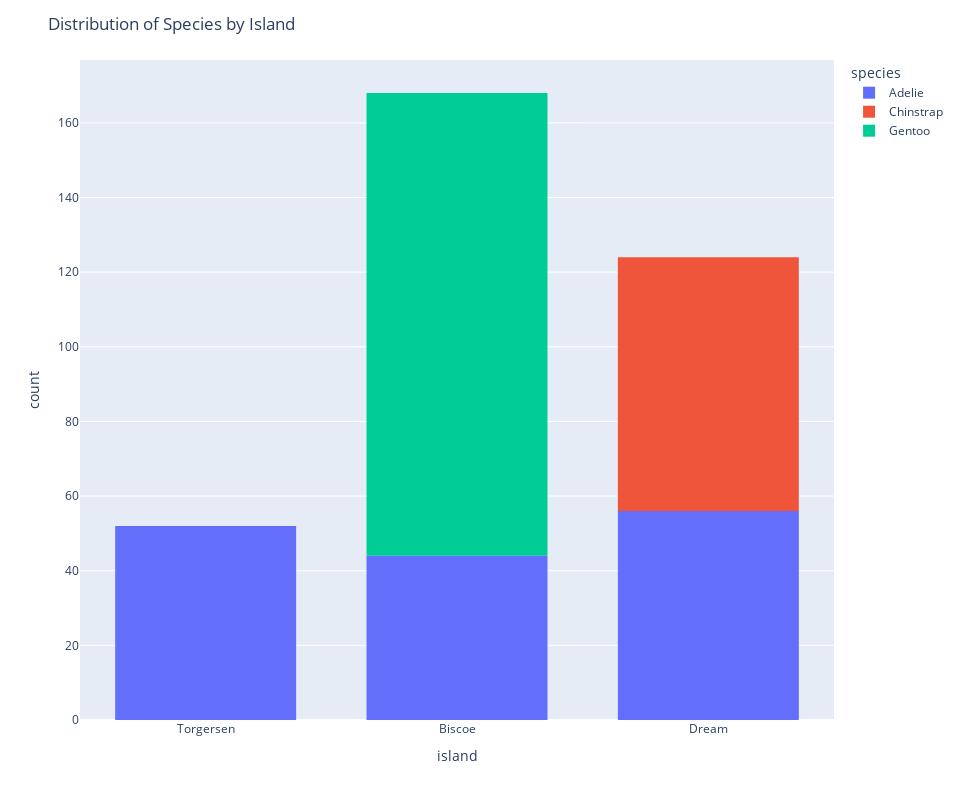

The code cell stored with this chart in its notebook:
### Markdown cell above
Let's display the distribution of species by island.

### Code cell
fig = px.histogram(penguins, x="island", color="species", nbins=50)

fig.update_layout(
    height=800, 
    width=960, 
    title_text="Distribution of Species by Island",
    xaxis_title_text='island',
    yaxis_title_text='count',
    bargap=0.2,
    bargroupgap=0.1
)

fig.show()

### Figure 1 — Plotly figure (JSON) as saved in the notebook; plotly's stock layout.template omitted (floating-point values rounded to 4 significant figures; data arrays with more than 128 entries replaced by an {"elided": "..."} marker saying what was removed)
{"data": [{"alignmentgroup": "True", "bingroup": "x", "hovertemplate": "species=Adelie<br>island=%{x}<br>count=%{y}<extra></extra>", "legendgroup": "Adelie", "marker": {"color": "#636efa", "pattern": {"shape": ""}}, "name": "Adelie", "nbinsx": 50, "offsetgroup": "Adelie", "orientation": "v", "showlegend": true, "type": "histogram", "x": {"elided": "152 str values"}, "xaxis": "x", "yaxis": "y"}, {"alignmentgroup": "True", "bingroup": "x", "hovertemplate": "species=Chinstrap<br>island=%{x}<br>count=%{y}<extra></extra>", "legendgroup": "Chinstrap", "marker": {"color": "#EF553B", "pattern": {"shape": ""}}, "name": "Chinstrap", "nbinsx": 50, "offsetgroup": "Chinstrap", "orientation": "v", "showlegend": true, "type": "histogram", "x": ["Dream", "Dream", "Dream", "Dream", "Dream", "Dream", "Dream", "Dream", "Dream", "Dream", "Dream", "Dream", "Dream", "Dream", "Dream", "Dream", "Dream", "Dream", "Dream", "Dream", "Dream", "Dream", "Dream", "Dream", "Dream", "Dream", "Dream", "Dream", "Dream", "Dream", "Dream", "Dream", "Dream", "Dream", "Dream", "Dream", "Dream", "Dream", "Dream", "Dream", "Dream", "Dream", "Dream", "Dream", "Dream", "Dream", "Dream", "Dream", "Dream", "Dream", "Dream", "Dream", "Dream", "Dream", "Dream", "Dream", "Dream", "Dream", "Dream", "Dream", "Dream", "Dream", "Dream", "Dream", "Dream", "Dream", "Dream", "Dream"], "xaxis": "x", "yaxis": "y"}, {"alignmentgroup": "True", "bingroup": "x", "hovertemplate": "species=Gentoo<br>island=%{x}<br>count=%{y}<extra></extra>", "legendgroup": "Gentoo", "marker": {"color": "#00cc96", "pattern": {"shape": ""}}, "name": "Gentoo", "nbinsx": 50, "offsetgroup": "Gentoo", "orientation": "v", "showlegend": true, "type": "histogram", "x": ["Biscoe", "Biscoe", "Biscoe", "Biscoe", "Biscoe", "Biscoe", "Biscoe", "Biscoe", "Biscoe", "Biscoe", "Biscoe", "Biscoe", "Biscoe", "Biscoe", "Biscoe", "Biscoe", "Biscoe", "Biscoe", "Biscoe", "Biscoe", "Biscoe", "Biscoe", "Biscoe", "Biscoe", "Biscoe", "Biscoe", "Biscoe", "Biscoe", "Biscoe", "Biscoe", "Biscoe", "Biscoe", "Biscoe", "Biscoe", "Biscoe", "Biscoe", "Biscoe", "Biscoe", "Biscoe", "Biscoe", "Biscoe", "Biscoe", "Biscoe", "Biscoe", "Biscoe", "Biscoe", "Biscoe", "Biscoe", "Biscoe", "Biscoe", "Biscoe", "Biscoe", "Biscoe", "Biscoe", "Biscoe", "Biscoe", "Biscoe", "Biscoe", "Biscoe", "Biscoe", "Biscoe", "Biscoe", "Biscoe", "Biscoe", "Biscoe", "Biscoe", "Biscoe", "Biscoe", "Biscoe", "Biscoe", "Biscoe", "Biscoe", "Biscoe", "Biscoe", "Biscoe", "Biscoe", "Biscoe", "Biscoe", "Biscoe", "Biscoe", "Biscoe", "Biscoe", "Biscoe", "Biscoe", "Biscoe", "Biscoe", "Biscoe", "Biscoe", "Biscoe", "Biscoe", "Biscoe", "Biscoe", "Biscoe", "Biscoe", "Biscoe", "Biscoe", "Biscoe", "Biscoe", "Biscoe", "Biscoe", "Biscoe", "Biscoe", "Biscoe", "Biscoe", "Biscoe", "Biscoe", "Biscoe", "Biscoe", "Biscoe", "Biscoe", "Biscoe", "Biscoe", "Biscoe", "Biscoe", "Biscoe", "Biscoe", "Biscoe", "Biscoe", "Biscoe", "Biscoe", "Biscoe", "Biscoe", "Biscoe", "Biscoe"], "xaxis": "x", "yaxis": "y"}], "layout": {"bargap": 0.2, "bargroupgap": 0.1, "barmode": "relative", "height": 800, "legend": {"title": {"text": "species"}, "tracegroupgap": 0}, "margin": {"t": 60}, "title": {"text": "Distribution of Species by Island"}, "width": 960, "xaxis": {"anchor": "y", "autorange": true, "domain": [0, 1], "range": [-0.5, 2.5], "title": {"text": "island"}, "type": "category"}, "yaxis": {"anchor": "x", "autorange": true, "domain": [0, 1], "range": [0, 176.8], "title": {"text": "count"}}}}
